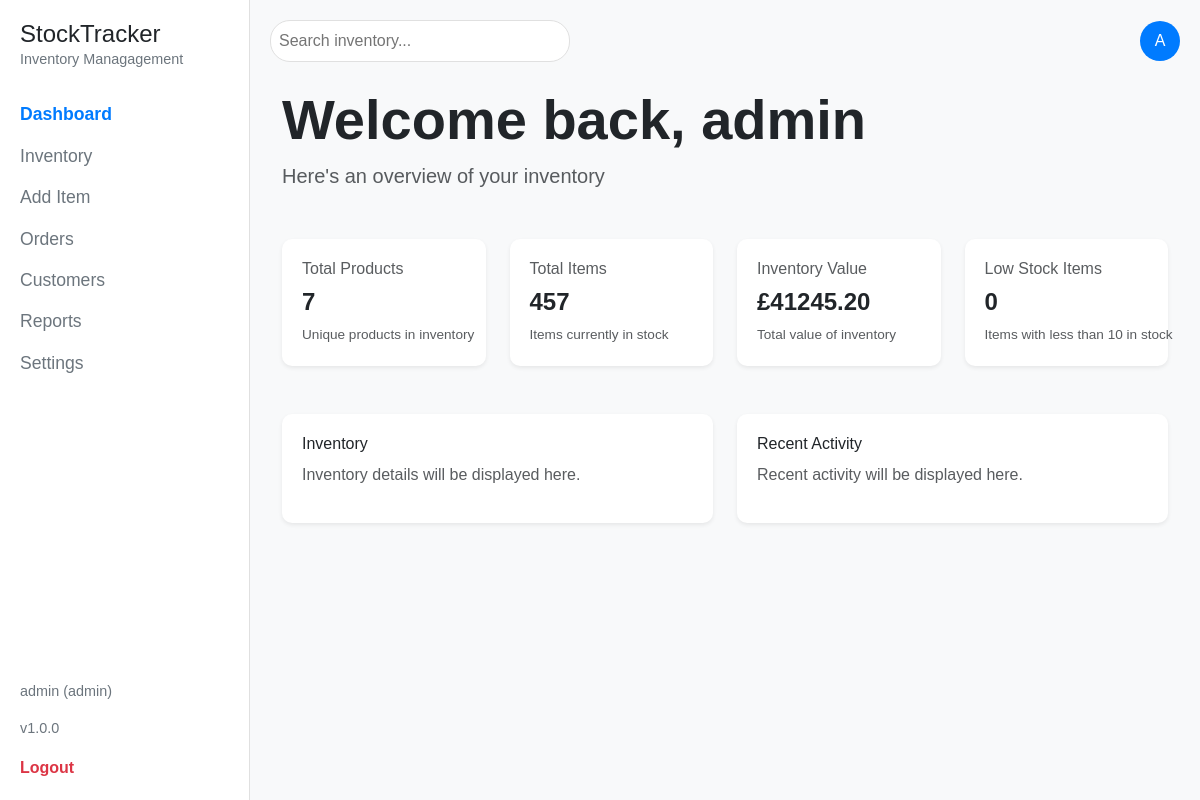
The app's page /dashboard (signed in) with its own data.
### tables this page shows
CREATE TABLE users (
            id INTEGER PRIMARY KEY AUTOINCREMENT,
            username TEXT NOT NULL UNIQUE,
            password TEXT NOT NULL,
            role TEXT NOT NULL,
            created_at TIMESTAMP DEFAULT CURRENT_TIMESTAMP,
            updated_at TIMESTAMP DEFAULT CURRENT_TIMESTAMP
        );

### app.py (the view)
@app.route('/dashboard')
@login_required
def dashboard():
    conn = sqlite3.connect('inventory.db')
    cursor = conn.cursor()
    cursor.execute("SELECT COUNT(*) FROM items")
    total_products = cursor.fetchone()[0]
    cursor.execute("SELECT SUM(quantity) FROM items")
    total_items = cursor.fetchone()[0] or 0
    cursor.execute("SELECT SUM(quantity * price) FROM items")
    inventory_value = cursor.fetchone()[0] or 0.0  # Ensure float for currency
    cursor.execute("SELECT COUNT(*) FROM items WHERE quantity < 10")
    low_stock_items = cursor.fetchone()[0]
    conn.close()
    return render_template('dashboard.html',
                           total_products=total_products,
                           total_items=total_items,
                           inventory_value=inventory_value,
                           low_stock_items=low_stock_items)

### app.py (called while the page is built)
@login_manager.user_loader
def load_user(user_id):
    conn = sqlite3.connect('inventory.db')
    cursor = conn.cursor()
    cursor.execute("SELECT id, username, password, role, created_at, updated_at FROM users WHERE id = ?", (user_id,))
    row = cursor.fetchone()
    conn.close()
    print(f"Loading user: {row}")
    if row:
        return User(*row)
    return None

### templates/dashboard.html (shortened to what this page needs)
{% extends 'base.html' %}
{% block content %}
    <div class="container mt-4">
        <h1 class="display-4 fw-bold">Welcome back, {{ current_user.username }}</h1>
        <p class="lead text-muted mb-5">Here's an overview of your inventory</p>
        <div class="row mt-4">
            <div class="col-md-3 mb-4">
                <div class="card shadow-sm border-0">
                    <div class="card-body">
                        <h5 class="card-title text-muted">Total Products</h5>
                        <h3 class="card-text">{{ total_products }}</h3>
                        <small class="text-muted">Unique products in inventory</small>
                    </div>
                </div>
            </div>
            <div class="col-md-3 mb-4">
                <div class="card shadow-sm border-0">
                    <div class="card-body">
                        <h5 class="card-title text-muted">Total Items</h5>
                        <h3 class="card-text">{{ total_items }}</h3>
                        <small class="text-muted">Items currently in stock</small>
                    </div>
                </div>
            </div>
            <div class="col-md-3 mb-4">
                <div class="card shadow-sm border-0">
                    <div class="card-body">
                        <h5 class="card-title text-muted">Inventory Value</h5>
                        <h3 class="card-text">£{{ "{:.2f}".format(inventory_value) }}</h3>
                        <small class="text-muted">Total value of inventory</small>
                    </div>
                </div>
            </div>
            <div class="col-md-3 mb-4">
                <div class="card shadow-sm border-0">
                    <div class="card-body">
                        <h5 class="card-title text-muted">Low Stock Items</h5>
                        <h3 class="card-text">{{ low_stock_items }}</h3>
                        <small class="text-muted">Items with less than 10 in stock</small>
                    </div>
                </div>
            </div>
        </div>
        <div class="row mt-4">
            <div class="col-md-6 mb-4">
                <div class="card shadow-sm border-0">
                    <div class="card-body">
                        <h5 class="card-title">Inventory</h5>
                        <p class="text-muted">Inventory details will be displayed here.</p>
                    </div>
                </div>
            </div>
            <div class="col-md-6 mb-4">
                <div class="card shadow-sm border-0">
                    <div class="card-body">
                        <h5 class="card-title">Recent Activity</h5>
                        <p class="text-muted">Recent activity will be displayed here.</p>
                    </div>
                </div>
            </div>
        </div>
    </div>
{% endblock %}

### templates/base.html (shortened to what this page needs)
<!DOCTYPE html>
<html lang="en">
<head>
    <link href="https://cdn.jsdelivr.net/npm/bootstrap@5.3.3/dist/css/bootstrap.min.css" rel="stylesheet">
    <link rel="stylesheet" href="{{ url_for('static', filename='style.css') }}?v=1">
</head>
<body>
    <div class="app-wrapper">
        <nav class="sidebar">
            <div class="logo">
                <h2>StockTracker</h2>
                <p>Inventory Managagement</p>
            </div>
            <ul>
                <li><a href="{{ url_for('dashboard') }}" class="{% if request.endpoint == 'dashboard' %}active{% endif %}">Dashboard</a></li>
                <li><a href="{{ url_for('items') }}" class="{% if request.endpoint == 'items' %}active{% endif %}">Inventory</a></li>
                {% if current_user.is_authenticated and current_user.role == 'admin' %}
                    <li><a href="{{ url_for('add_item_route') }}" class="{% if request.endpoint == 'add_item' %}active{% endif %}">Add Item</a></li>
                {% endif %}
                <li><a href="#">Orders</a></li>
                <li><a href="#">Customers</a></li>
                <li><a href="#">Reports</a></li>
                <li><a href="#">Settings</a></li>
            </ul>
            <div class="user-info">
                {% if current_user.is_authenticated %}
                    <p>{{ current_user.username }} ({{ current_user.role }})</p>
                {% else %}
                    <p>Guest</p>
                {% endif %}
                <p class="version">v1.0.0</p>
            </div>
            {% if current_user.is_authenticated %}
                <a href="{{ url_for('logout') }}" class="logout">Logout</a>
            {% else %}
                <a href="{{ url_for('login') }}" class="logout">Login</a>
                <a href="{{ url_for('register') }}" class="logout">Register</a>
            {% endif %}
        </nav>
        <div class="main-content">
            {% if current_user.is_authenticated %}
            <header>
                <div class="search-bar">
                    <input type="text" placeholder="Search inventory...">
                </div>
                <div class="user-profile">
                    {% if current_user.is_authenticated %}
                        <span>{{ current_user.username[0] | upper }}</span>
                    {% else %}
                        <span>G</span>
                    {% endif %}
                </div>
            </header>
            {% endif %}
            <div class="content">
                {% block content %}
                {% endblock %}
            </div>
        </div>
    </div>
</body>
</html>

### static/style.css (style rules this page uses)
body { background-color: #f8f9fa; font-family: 'Arial', sans-serif; }
.app-wrapper { display: flex; min-height: 100vh; }
.sidebar { width: 250px; background-color: #fff; padding: 20px; border-right: 1px solid #e0e0e0; display: flex; flex-direction: column; justify-content: space-between; }
.sidebar .logo h2 { font-size: 1.5rem; margin-bottom: 0; }
.sidebar .logo p { font-size: 0.9rem; color: #6c757d; }
.sidebar ul { list-style: none; padding: 0; }
.sidebar ul li { margin: 15px 0; }
.sidebar ul li a { text-decoration: none; color: #6c757d; font-size: 1.1rem; }
.sidebar ul li a.active { color: #007bff; font-weight: bold; }
.sidebar .user-info { margin-top: auto; font-size: 0.9rem; color: #6c757d; }
.sidebar .logout { text-decoration: none; color: #dc3545; font-weight: bold; }
.main-content { flex: 1; padding: 20px; }
header { display: flex; justify-content: space-between; align-items: center; margin-bottom: 20px; }
.search-bar input { width: 300px; padding: 8px; border: 1px solid #e0e0e0; border-radius: 20px; }
.user-profile span { display: inline-block; width: 40px; height: 40px; background-color: #007bff; color: #fff; text-align: center; line-height: 40px; border-radius: 50%; }
.card { border-radius: 10px; background-color: #fff; min-width: 200px; box-shadow: 0 2px 8px rgba(0, 0, 0, 0.1); }
.card-body { padding: 20px; white-space: nowrap; }
.card-title { font-size: 1rem; margin-bottom: 10px; }
.card-text { font-size: 1.5rem; font-weight: bold; margin-bottom: 5px; }
small { font-size: 0.85rem; }
.col-md-3 { min-width: 200px; }

### records on screen
users: username "admin", role "admin", username "A"

### other values on screen
{{ total_products }} "7"
{{ total_items }} "457"
{{ "{:.2f}".format(inventory_value) }} "41245.20"
{{ low_stock_items }} "0"
